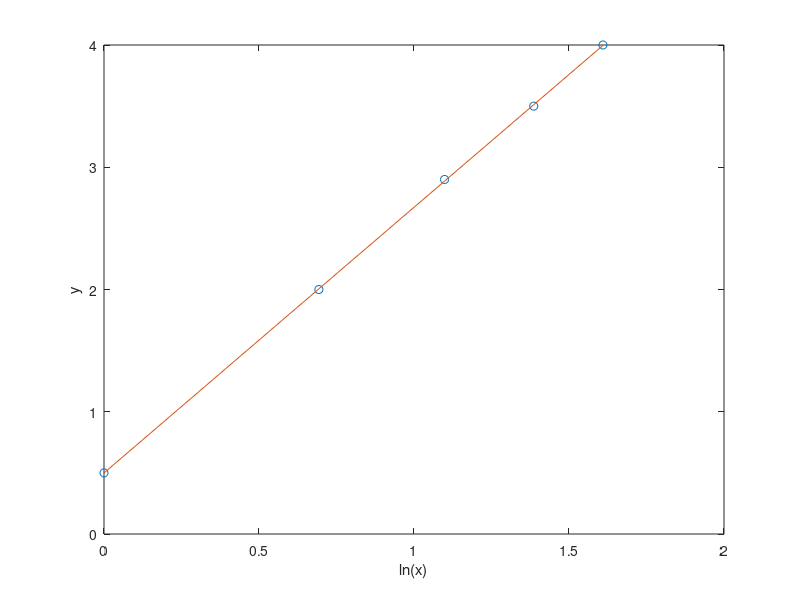

MATLAB code to generate this figure: (Note: this script raises an error after producing the figure.)
clear;
close all;
format long;

x = log(1: 5);
y = [0.5 2 2.9 3.5 4];
n = length(x);

xx = x.*x;
xy = x.*y;

a1 = (n * sum(xy) - sum(x) * sum(y)) / (n * sum(xx) - sum(x) ^ 2)
a0 = mean(y) - a1 * mean(x)

figure(1);
plot(x, y, 'o');
hold on;

xr = log(0: 5);
yr = a0 + a1.*xr;
plot(xr, yr);
xlabel('ln(x)');
ylabel('y');

func = @(x) a0 + a1*log(x);
vpa(subs(func, 2.6))
plot(log(2.6), vpa(subs(func, 2.6)),'r*')